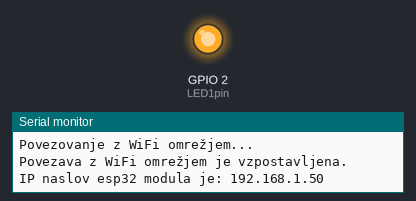
Bench run of a program on a simulated ESP32. Shown: output pins drawn as LEDs (lit = HIGH), the last lines printed to the serial monitor. WiFi joins after 1.5 s; servers stay silent unless stated.

Above: at 1.6 s.
At 3.1 s:
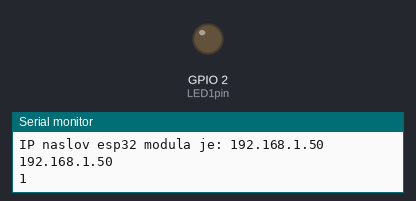
Timing chart, 0 to 4.6 s (numbered marks = the images above):
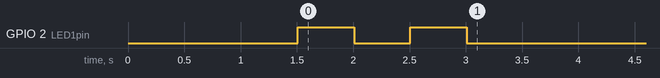

The program:

main.cpp
```cpp
#include <Arduino.h>
#include "WiFi.h"
#include "WebSocketsClient.h" // Sockets - množina (s na koncu)

const char* ssid = "kresilnik";
const char* password = "bled2024";

int portNumber = 8811; // preko vrat 8811 se bo esp32 povezal na node.js strežnik

WebSocketsClient webSocket; // kreiramo objekt razreda WebSocketsClient

uint8_t LED1pin = 2; // 8-bitna celoštevilska spremenljivka


void setup() {
  // put your setup code here, to run once:
  // tu zapišemo kodo, ki se bo izvedla le enkrat - nastavitve

  Serial.begin(115200); // hitrost komunikacije preko serijskega protokola

  // WiFi.mode(WIFI_STA); // nastavitev WiFi načina delovanja na "Station" (STA) - esp32 se bo obnašal kot odjemalec, ki se povezuje na WiFi omrežje
  WiFi.begin(ssid, password); // poženemo WiFi omrežje - se priklopimo

  while (WiFi.status() != WL_CONNECTED)
  {
    delay(500);
    Serial.println("Povezovanje z WiFi omrežjem...");
  }

  Serial.println("Povezava z WiFi omrežjem je vzpostavljena.");
  Serial.print("IP naslov esp32 modula je: ");
  Serial.println(WiFi.localIP());

  // poženemo WebSocket strežnik in določimo "callback" funkcijo, ki se izvede ob vsakem dogodku na spletnem vtičniku (WebSocket-u)
  webSocket.begin("192.168.1.198", portNumber); // priključimo se na node.js strežnik na IP naslovu 192... port 8811

  // del, ki služi kot indikator, de je koda prenešena na modul
  pinMode(LED1pin, OUTPUT); // nožica št. 2 bo delovala kot izhod
  digitalWrite(LED1pin, HIGH); // na nožici 2 zapišemo visoko vrednost - LED zasveti
  delay(500); // zakasnitev izvedbe programa za specificiran čas v milisekundah, 1000 ms = 1 s
  digitalWrite(LED1pin, LOW); // na nožici 2 zapišemo nizko vrednost - LED ugasne
  delay(500); // zakasnitev izvedbe programa za specificiran čas v milisekundah, 1000 ms = 1 s
  digitalWrite(LED1pin, HIGH); // na nožici 2 zapišemo visoko vrednost - LED zasveti
  delay(500); // zakasnitev izvedbe programa za specificiran čas v milisekundah, 1000 ms = 1 s
  digitalWrite(LED1pin, LOW); // na nožici 2 zapišemo nizko vrednost - LED ugasne

  Serial.println(WiFi.localIP());
  Serial.println(WiFi.getMode());

}

void loop() {
  // put your main code here, to run repeatedly:
  // tu zapišemo kodo, ki se ponavljajoče izvaja
  webSocket.loop(); // spremlja komunikacijo na webSocket-u

}
```
